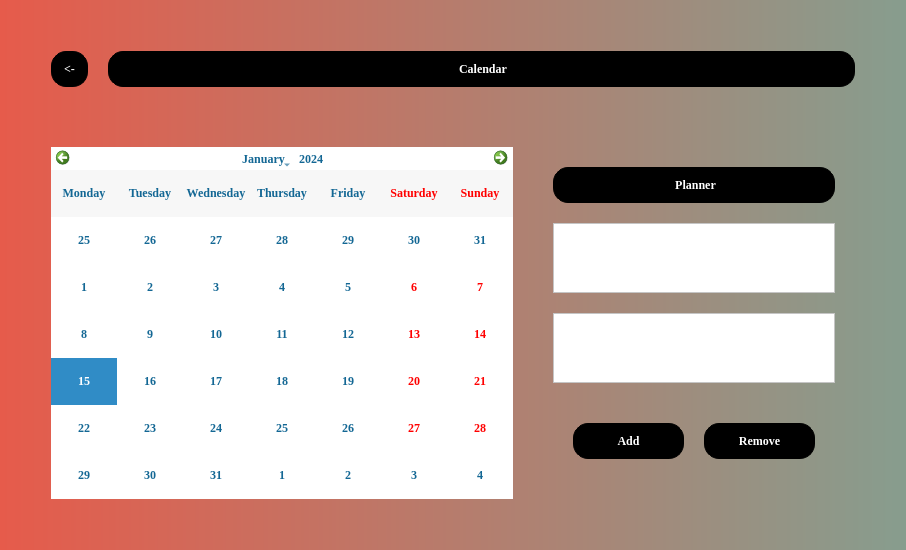
<?xml version="1.0" encoding="UTF-8"?>
<ui version="4.0">
 <class>Dialog</class>
 <widget class="QDialog" name="Dialog">
  <property name="geometry">
   <rect>
    <x>0</x>
    <y>0</y>
    <width>906</width>
    <height>548</height>
   </rect>
  </property>
  <property name="windowTitle">
   <string>Dialog</string>
  </property>
  <property name="styleSheet">
   <string notr="true">background: qlineargradient(spread:pad, x1:0, y1:0, x2:1, y2:0, stop:0 rgba(230, 91, 75, 1), stop:1 rgba(135, 157, 142, 1));</string>
  </property>
  <layout class="QGridLayout" name="gridLayout">
   <item row="0" column="0">
    <layout class="QVBoxLayout" name="verticalLayout" stretch="0,0">
     <property name="spacing">
      <number>20</number>
     </property>
     <property name="leftMargin">
      <number>20</number>
     </property>
     <property name="topMargin">
      <number>20</number>
     </property>
     <property name="rightMargin">
      <number>20</number>
     </property>
     <property name="bottomMargin">
      <number>20</number>
     </property>
     <item>
      <layout class="QHBoxLayout" name="horizontalLayout_3" stretch="1,20">
       <property name="spacing">
        <number>20</number>
       </property>
       <property name="leftMargin">
        <number>20</number>
       </property>
       <property name="topMargin">
        <number>20</number>
       </property>
       <property name="rightMargin">
        <number>20</number>
       </property>
       <property name="bottomMargin">
        <number>20</number>
       </property>
       <item>
        <widget class="QPushButton" name="back_btn">
         <property name="styleSheet">
          <string notr="true">font-family: Georgia;
font-weight: bold;
color: white;
background: black;
border: 1px solid black;
padding: 10px;
border-radius: 15px 15px;</string>
         </property>
         <property name="text">
          <string>&lt;-</string>
         </property>
        </widget>
       </item>
       <item>
        <widget class="QLabel" name="label">
         <property name="font">
          <font>
           <family>Georgia</family>
           <weight>75</weight>
           <bold>true</bold>
          </font>
         </property>
         <property name="styleSheet">
          <string notr="true">font-family: Georgia;
font-weight: bold;
color: white;
background: black;
border: 1px solid black;
padding: 10px;
border-radius: 15px 15px;</string>
         </property>
         <property name="frameShape">
          <enum>QFrame::NoFrame</enum>
         </property>
         <property name="frameShadow">
          <enum>QFrame::Plain</enum>
         </property>
         <property name="text">
          <string>&lt;html&gt;&lt;head/&gt;&lt;body&gt;&lt;p align=&quot;center&quot;&gt;Calendar&lt;/p&gt;&lt;/body&gt;&lt;/html&gt;</string>
         </property>
        </widget>
       </item>
      </layout>
     </item>
     <item>
      <layout class="QHBoxLayout" name="horizontalLayout">
       <property name="spacing">
        <number>20</number>
       </property>
       <property name="leftMargin">
        <number>20</number>
       </property>
       <property name="topMargin">
        <number>20</number>
       </property>
       <property name="rightMargin">
        <number>20</number>
       </property>
       <property name="bottomMargin">
        <number>20</number>
       </property>
       <item>
        <widget class="QCalendarWidget" name="calendar">
         <property name="font">
          <font>
           <family>Georgia</family>
           <weight>75</weight>
           <bold>true</bold>
          </font>
         </property>
         <property name="styleSheet">
          <string notr="true">background: white;
color: #136794;</string>
         </property>
         <property name="gridVisible">
          <bool>false</bool>
         </property>
         <property name="horizontalHeaderFormat">
          <enum>QCalendarWidget::LongDayNames</enum>
         </property>
         <property name="verticalHeaderFormat">
          <enum>QCalendarWidget::NoVerticalHeader</enum>
         </property>
         <property name="navigationBarVisible">
          <bool>true</bool>
         </property>
         <property name="dateEditEnabled">
          <bool>false</bool>
         </property>
        </widget>
       </item>
       <item>
        <layout class="QVBoxLayout" name="verticalLayout_2">
         <property name="spacing">
          <number>20</number>
         </property>
         <property name="leftMargin">
          <number>20</number>
         </property>
         <property name="topMargin">
          <number>20</number>
         </property>
         <property name="rightMargin">
          <number>20</number>
         </property>
         <property name="bottomMargin">
          <number>20</number>
         </property>
         <item>
          <widget class="QLabel" name="label_2">
           <property name="styleSheet">
            <string notr="true">font-family: Georgia;
font-weight: bold;
color: white;
background: black;
border: 1px solid black;
padding: 10px;
border-radius: 15px 15px;</string>
           </property>
           <property name="text">
            <string>&lt;html&gt;&lt;head/&gt;&lt;body&gt;&lt;p align=&quot;center&quot;&gt;Planner&lt;/p&gt;&lt;/body&gt;&lt;/html&gt;</string>
           </property>
          </widget>
         </item>
         <item>
          <widget class="QTextBrowser" name="events_display">
           <property name="styleSheet">
            <string notr="true">background: white;
</string>
           </property>
          </widget>
         </item>
         <item>
          <widget class="QTextEdit" name="new_event_details">
           <property name="styleSheet">
            <string notr="true">background: white;</string>
           </property>
          </widget>
         </item>
         <item>
          <layout class="QHBoxLayout" name="horizontalLayout_2">
           <property name="spacing">
            <number>20</number>
           </property>
           <property name="leftMargin">
            <number>20</number>
           </property>
           <property name="topMargin">
            <number>20</number>
           </property>
           <property name="rightMargin">
            <number>20</number>
           </property>
           <property name="bottomMargin">
            <number>20</number>
           </property>
           <item>
            <widget class="QPushButton" name="add_event_btn">
             <property name="styleSheet">
              <string notr="true">font-family: Georgia;
font-weight: bold;
color: white;
background: black;
border: 1px solid black;
padding: 10px;
border-radius: 15px 15px;</string>
             </property>
             <property name="text">
              <string>Add</string>
             </property>
             <property name="autoDefault">
              <bool>true</bool>
             </property>
             <property name="default">
              <bool>true</bool>
             </property>
             <property name="flat">
              <bool>true</bool>
             </property>
            </widget>
           </item>
           <item>
            <widget class="QPushButton" name="remove_event_btn">
             <property name="styleSheet">
              <string notr="true">font-family: Georgia;
font-weight: bold;
color: white;
background: black;
border: 1px solid black;
padding: 10px;
border-radius: 15px 15px;</string>
             </property>
             <property name="text">
              <string>Remove</string>
             </property>
            </widget>
           </item>
          </layout>
         </item>
        </layout>
       </item>
      </layout>
     </item>
    </layout>
   </item>
  </layout>
 </widget>
 <resources/>
 <connections/>
</ui>
